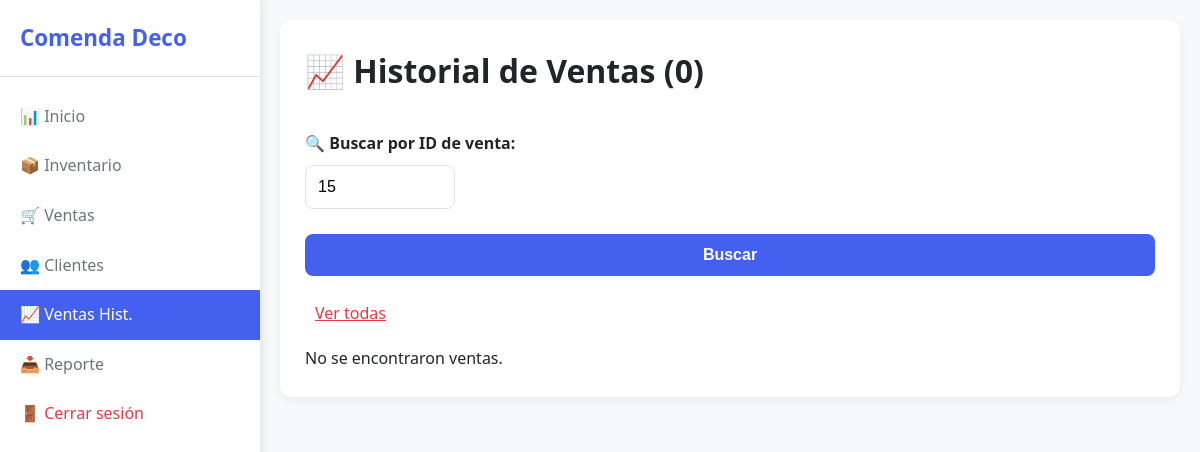
/ventas_historial?id=15 (signed in), run on an earlier commit of the app's database.
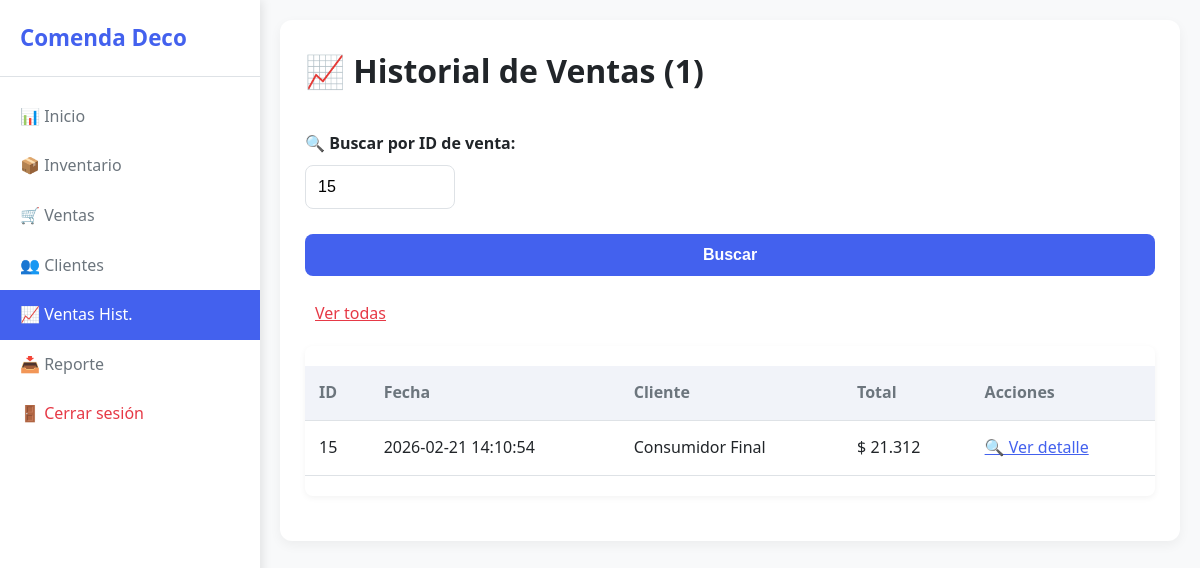
And on a later commit of the database.
### tables this page shows
CREATE TABLE ventas (
                id INTEGER PRIMARY KEY AUTOINCREMENT,
                fecha TEXT NOT NULL,
                cliente_id INTEGER NOT NULL,
                total REAL NOT NULL,
                metodo_pago TEXT,
                cuotas INTEGER
            , order_id TEXT);

CREATE TABLE clientes (
                    id INTEGER PRIMARY KEY AUTOINCREMENT,
                    nombre TEXT NOT NULL,
                    telefono TEXT, cuit TEXT, dni TEXT, email TEXT, tipo INTEGER DEFAULT 0);

### routes/ventas_historial.py (the view, shortened to what this page needs)
@ventas_historial_bp.route('/ventas_historial')
@login_required
def ventas_historial():
    page      = request.args.get('page', 1, type=int)
    search_id = request.args.get('id', '').strip()
    per_page  = 20
    conn = get_conn()
    if search_id:
        try:
            venta_id = int(search_id)
            ventas = conn.execute("""
                SELECT v.id, v.fecha, c.nombre, v.total, v.metodo_pago, v.cuotas, v.order_id
                FROM ventas v JOIN clientes c ON v.cliente_id = c.id
                WHERE v.id = ? ORDER BY v.fecha DESC
            """, (venta_id,)).fetchall()
            total       = len(ventas)
            total_pages = 1
            page        = 1
        except ValueError:
            flash("❌ El ID debe ser un número entero.", "error")
            ventas, total, total_pages = [], 0, 0
    conn.close()
    return render_template('ventas_historial.html', ventas=ventas, page=page,
                           total_pages=total_pages, total=total, search_id=search_id)

### app.py (called while the page is built)
def create_app():
    app = Flask(__name__)
    app.secret_key = os.getenv("SECRET_KEY", "clave_dev_cambiar_en_produccion")
    @app.template_filter('pesos')
    def formato_pesos(valor):
        try:
            return f"{float(valor):,.0f}".replace(',', '.')
        except (ValueError, TypeError):
            return str(valor)
    app.register_blueprint(auth_bp)
    app.register_blueprint(main_bp)
    app.register_blueprint(inventario_bp)
    app.register_blueprint(ventas_bp)
    app.register_blueprint(clientes_bp)
    app.register_blueprint(reportes_bp)
    app.register_blueprint(ventas_historial_bp)
    app.register_blueprint(tiendanube_bp)
    app.register_blueprint(wbhook_tn)
    return app

### models.py (called while the page is built)
def get_conn():
    conn = sqlite3.connect(DB_PATH)
    conn.row_factory = sqlite3.Row
    return conn

### routes/__init__.py (called while the page is built)
def login_required(f):
    @wraps(f)
    def decorated_function(*args, **kwargs):
        if 'user_id' not in session:
            return redirect(url_for('auth.login'))
        return f(*args, **kwargs)
    return decorated_function

### templates/ventas_historial.html (shortened to what this page needs)
<!DOCTYPE html>
<html lang="es">
<head>
  <link rel="stylesheet" href="{{ url_for('static', filename='style.css') }}">
</head>
<body>
  <div class="layout">
    <div class="sidebar">
      <h2><span>Comenda Deco</span></h2>
      <a href="/"><span>📊 Inicio</span></a>
      <a href="/inventario"><span>📦 Inventario</span></a>
      <a href="/ventas"><span>🛒 Ventas</span></a>
      <a href="/clientes"><span>👥 Clientes</span></a>
      <a href="/ventas_historial" class="active"><span>📈 Ventas Hist.</span></a>
      <a href="/reporte/excel"><span>📥 Reporte</span></a>
      <a href="/logout" style="margin-top: auto; color: #e63946;"><span>🚪 Cerrar sesión</span></a>
    </div>
    <div class="main-content">
      <main>
        <h1>📈 Historial de Ventas ({{ total }})</h1>
        <form method="get" style="margin: 20px 0; display: flex; gap: 10px; flex-wrap: wrap;">
          <div>
            <label for="id">🔍 Buscar por ID de venta:</label>
            <input type="number" id="id" name="id" value="{{ search_id }}" placeholder="Ej: 123" style="width: 150px;">
          </div>
          <button type="submit" style="align-self: end;">Buscar</button>
          {% if search_id %}
          <a href="{{ url_for('ventas_historial.ventas_historial') }}"
            style="align-self: end; margin-left: 10px; color: #e63946;">Ver todas</a>
          {% endif %}
        </form>
        {% if ventas %}
        <div class="table-responsive">
          <table>
            <thead>
              <tr>
                <th>ID</th>
                <th>Fecha</th>
                <th>Cliente</th>
                <th>Total</th>
                <th>Acciones</th>
              </tr>
            </thead>
            <tbody>
              {% for v in ventas %}
              <tr>
                <td data-label="ID">
                  {% if v['metodo_pago'] == 'Tienda Nube' %}🛒 {{ v['order_id'] }}{% else %}{{ v['id'] }}{% endif %}
                </td>
                <td data-label="Fecha">{{ v['fecha'] }}</td>
                <td data-label="Cliente">{{ v['nombre'] }}</td>
                <td data-label="Total">$ {{ v['total']|pesos }}</td>
                <td data-label="Acciones">
                  <a href="/venta/{{ v['id'] }}" style="color: #4361ee;">🔍 Ver detalle</a>
                </td>
              </tr>
              {% endfor %}
            </tbody>
          </table>
        </div>
        {% else %}
        <p>No se encontraron ventas.</p>
        {% endif %}
      </main>
    </div>
  </div>
</body>
</html>

What changed in the data, as far as the page shows it:
added ventas: id "15", fecha "2026-02-21 14:10:54", nombre "Consumidor Final", total|pesos "21.312"
Also different on the page:
{{ total }}: "0" → "1"
text no longer shown: "No se encontraron ventas."
text now shown: "ID Fecha Cliente Total Acciones"
